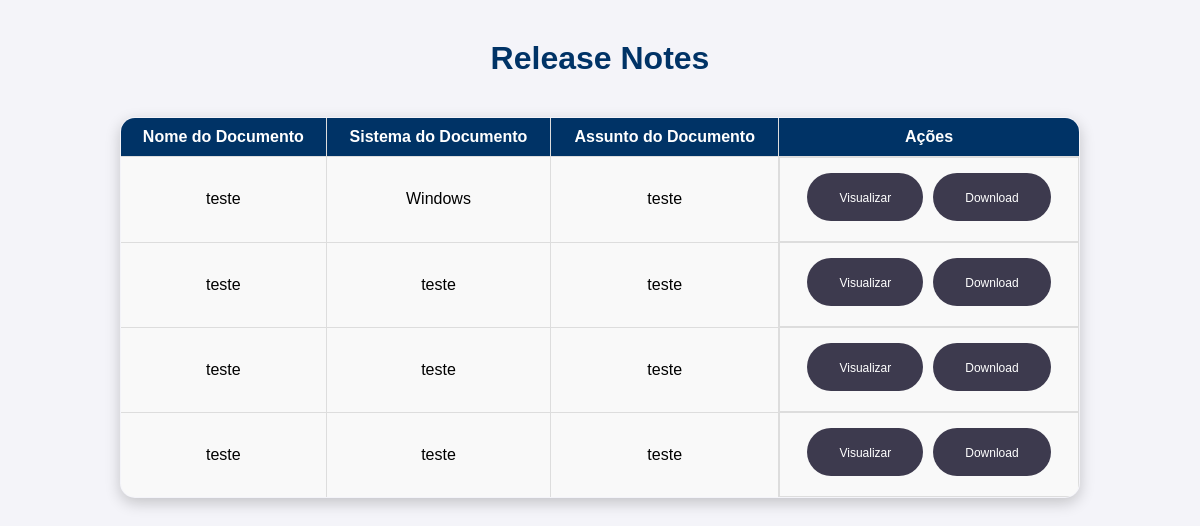
/repositorio-documento/release-notes.php, run on the app's committed database.
### tables this page shows
CREATE TABLE `documento_release_notes` (
  `id` int(11) NOT NULL AUTO_INCREMENT,
  `nome_documento` varchar(45) NOT NULL,
  `sistema_documento` varchar(45) NOT NULL,
  `assunto_documento` varchar(45) NOT NULL,
  `pdf_documento` varchar(45) NOT NULL,
  PRIMARY KEY (`id`)
);

### repositorio-documento/release-notes.php (the view, shortened to what this page needs)
<?php
include 'conexao.php';
$query = "SELECT id, nome_documento, sistema_documento, assunto_documento FROM documento_release_notes ORDER BY id DESC";
$stmt = $pdo->prepare($query);
$stmt->execute();
$documentos = $stmt->fetchAll(PDO::FETCH_ASSOC);
?>
<!DOCTYPE html>
<html lang="pt">
<head>
    <link rel="stylesheet" href="style.css">
</head>
<body>
    <h1>Release Notes</h1>
    <?php if (!empty($documentos)): ?>
    <table>
        <tr>
            <th>Nome do Documento</th>
            <th>Sistema do Documento</th>
            <th>Assunto do Documento</th>
            <th>Ações</th>
        </tr>
        <?php foreach ($documentos as $documento): ?>
            <tr>
                <td><?php echo htmlspecialchars($documento['nome_documento']); ?></td>
                <td><?php echo htmlspecialchars($documento['sistema_documento']); ?></td>
                <td><?php echo htmlspecialchars($documento['assunto_documento']); ?></td>
                <td class="action-buttons">
                    <a href="visualizar.php?id=<?php echo $documento['id']; ?>" target="_blank">
                        <button class="button">
                            <span class="button-content">Visualizar</span>
                        </button>
                    </a>
                    <a href="download.php?id=<?php echo $documento['id']; ?>">
                        <button class="button">
                            <span class="button-content">Download</span>
                        </button>
                    </a>
                </td>
            </tr>
        <?php endforeach; ?>
    </table>
    <?php else: ?>
        <p>Nenhum documento encontrado.</p>
    <?php endif; ?>
</body>
</html>

### repositorio-documento/style.css (style rules this page uses)
body { background-color: #f0f8ff; font-family: Arial, sans-serif; text-align: center; padding: 0; margin: 0; }
h1 { margin-top: 20px; color: #003366; }
table { margin: 30px auto; width: 80%; border-collapse: collapse; box-shadow: 0 5px 15px rgba(0, 0, 0, 0.2); }
th, td { padding: 12px 15px; text-align: center; border: 1px solid #ddd; background-color: #f9f9f9; }
th { background-color: #003366; color: white; }
tr:nth-child(even) { background-color: #f2f2f2; }

### repositorio-documento/release-notes.php (style rules this page uses)
body { display: flex; flex-direction: column; align-items: center; justify-content: flex-start; min-height: 100vh; background-color: #f4f4f9; padding-top: 20px; }
h1 { margin-bottom: 20px; }
table { border-radius: 15px; overflow: hidden; margin-top: 20px; width: 80%; }
table, th, td { border: 1px solid #ddd; text-align: center; padding: 10px; }
th, td { vertical-align: middle; }
td.action-buttons { white-space: nowrap; }
.action-buttons { display: flex; gap: 10px; justify-content: center; align-items: center; }
.button-content { position: relative; z-index: 1; font-size: 12px; }
.button { position: relative; overflow: hidden; height: 3rem; padding: 0 2rem; border-radius: 1.5rem; background: #3d3a4e; background-size: 400%; color: #fff; border: none; cursor: pointer; margin-top: 15px; box-shadow: none; text-decoration: none; transform: translateY(-10px); }
.button::before { content: ""; position: absolute; top: 0; left: 0; transform: scaleX(0); transform-origin: 0 50%; width: 100%; height: inherit; border-radius: inherit; background: linear-gradient( 82.3deg, rgba(150, 93, 233, 1) 10.8%, rgba(99, 88, 238, 1) 94.3% ); transition: all 0.475s; }

### data on the page
documento_release_notes: nome_documento "teste", sistema_documento "Windows", assunto_documento "teste"
documento_release_notes: nome_documento "teste", sistema_documento "teste", assunto_documento "teste"
documento_release_notes: nome_documento "teste", sistema_documento "teste", assunto_documento "teste"
documento_release_notes: nome_documento "teste", sistema_documento "teste", assunto_documento "teste"
